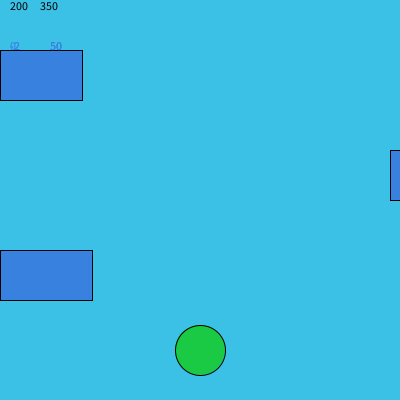
Frame 1 (no input)
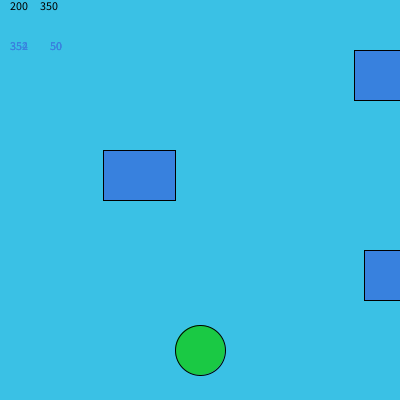
Frame 60 (the mouse pressed at the canvas centre just before this capture)
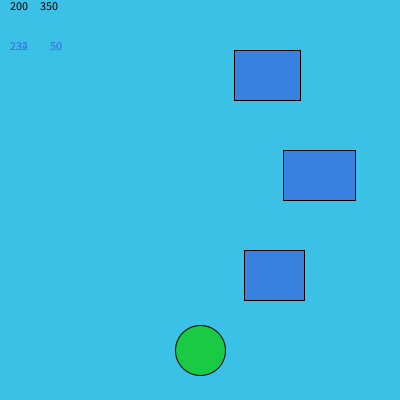
Frame 120 (the mouse held since frame 60 and released just before this capture)

The Processing sketch that drew these frames (run headless with seeded random() and noise(); from frame 60 on, the mouse is pressed at the canvas centre):

// Processing sketch: frogger
// ── frogger.pde
Car car1 = new Car(0, 50);
Car car2 = new Car(390, 150);
Car car3 = new Car(0, 250);


class Car {
  int carSize = (int) random(50, 100);
  int carSpeed = (int) random(2, 5);
  int carX;
  int carY;


  Car(int carX, int carY) {
    this.carX = carX;
    this.carY = carY;
  }

  int getX() {
    return carX;
  }

  int getY() {
    return carY;
  }

  void moveRight() {
    carX +=carSpeed;
    if (carX >= 425) {
      carX=-20;
      carSize = (int) random(50, 100);
      carSpeed = (int) random(2, 5);
      display();
    }
  }
  void moveLeft() {
    carX -=carSpeed;
    if (carX <= 0-carSize) {
      carX=390;
      carSize = (int) random(50, 100);
      carSpeed = (int) random(2, 5);
      display();
    }
  }

  void display() {
    fill(#3881DE);
    rect(carX, carY, carSize, 50);
    car1.intersects(car1);
    car2.intersects(car2);
    car3.intersects(car3);
    text(car1.getX(), 10, 50);
    text(car1.getY(), 50, 50);
  }

  void intersects (Car car) {
    if (frogY >= car.getY() && frogY <= car.getY() + 50 && frogX >= car.getX() && frogX <= car.getX() + carSize ) {
      frogX = 200;
      frogY = 350;
    }
  }
}

int frogX=200;
int frogY=350;

void setup() {
  size(400, 400);
}

void draw() {
  background(#3AC1E5);
  fill(#1AC944);
  ellipse(frogX, frogY, 50, 50);
  car1.display();
  car1.moveLeft();
  car2.display();
  car2.moveRight();
  car3.display();
  car3.moveLeft();
  fill(#000000);
  text(frogX, 10, 10);
  text(frogY, 40, 10);
  
  if(frogY == 25) {
    text("You win!", 200,200);
  }
}




void keyPressed() {
  if (key == CODED) {
    if (keyCode == UP && frogY-25 >= 1) {
      frogY-=25;
    } else if (keyCode == DOWN && frogY+25 <=399) {
      frogY+=25;
    } else if (keyCode == RIGHT && frogX+25 <=399) {
      frogX+=25;
    } else if (keyCode == LEFT && frogX-25 >=1) {
      frogX-=25;
    }
  }
}
